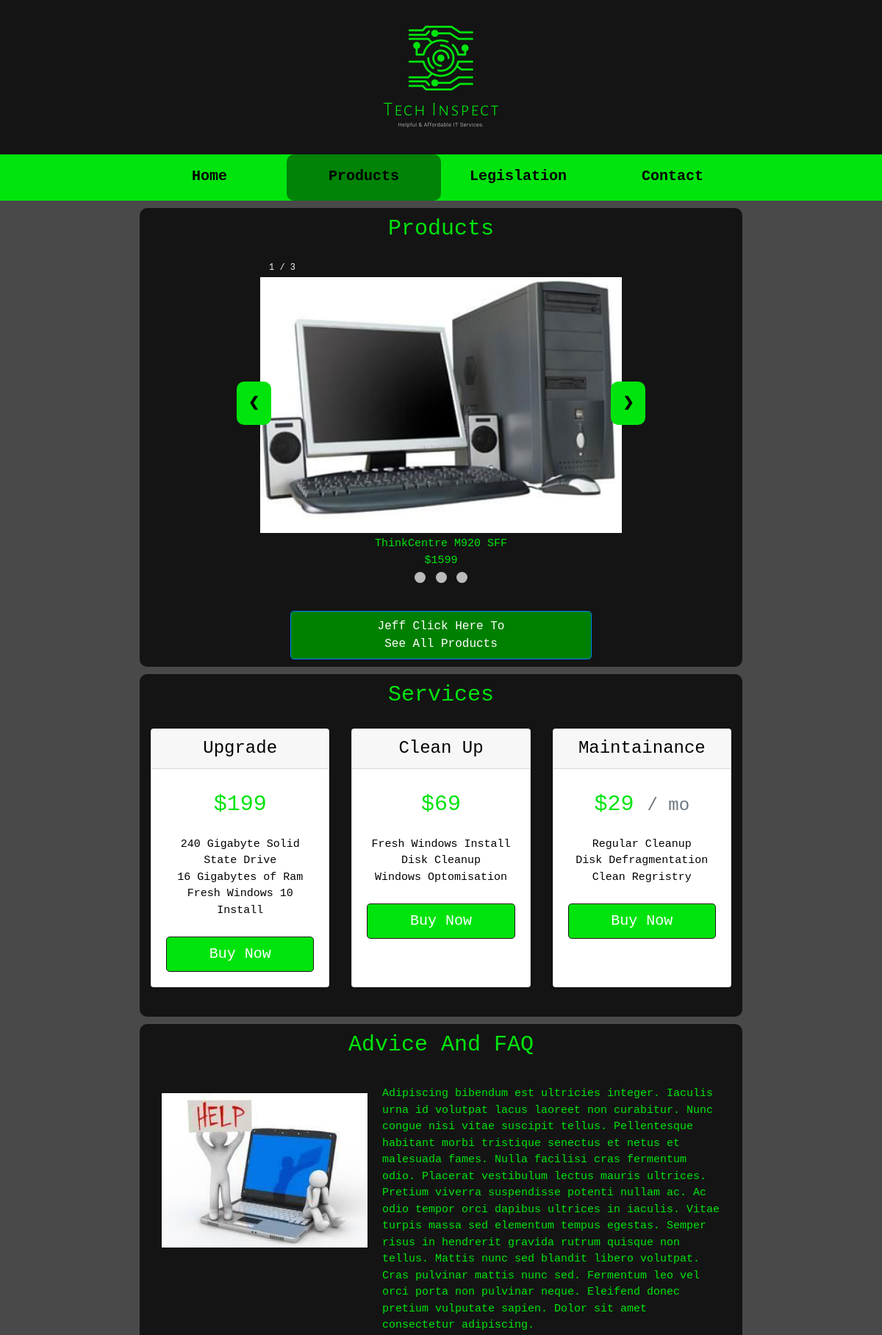
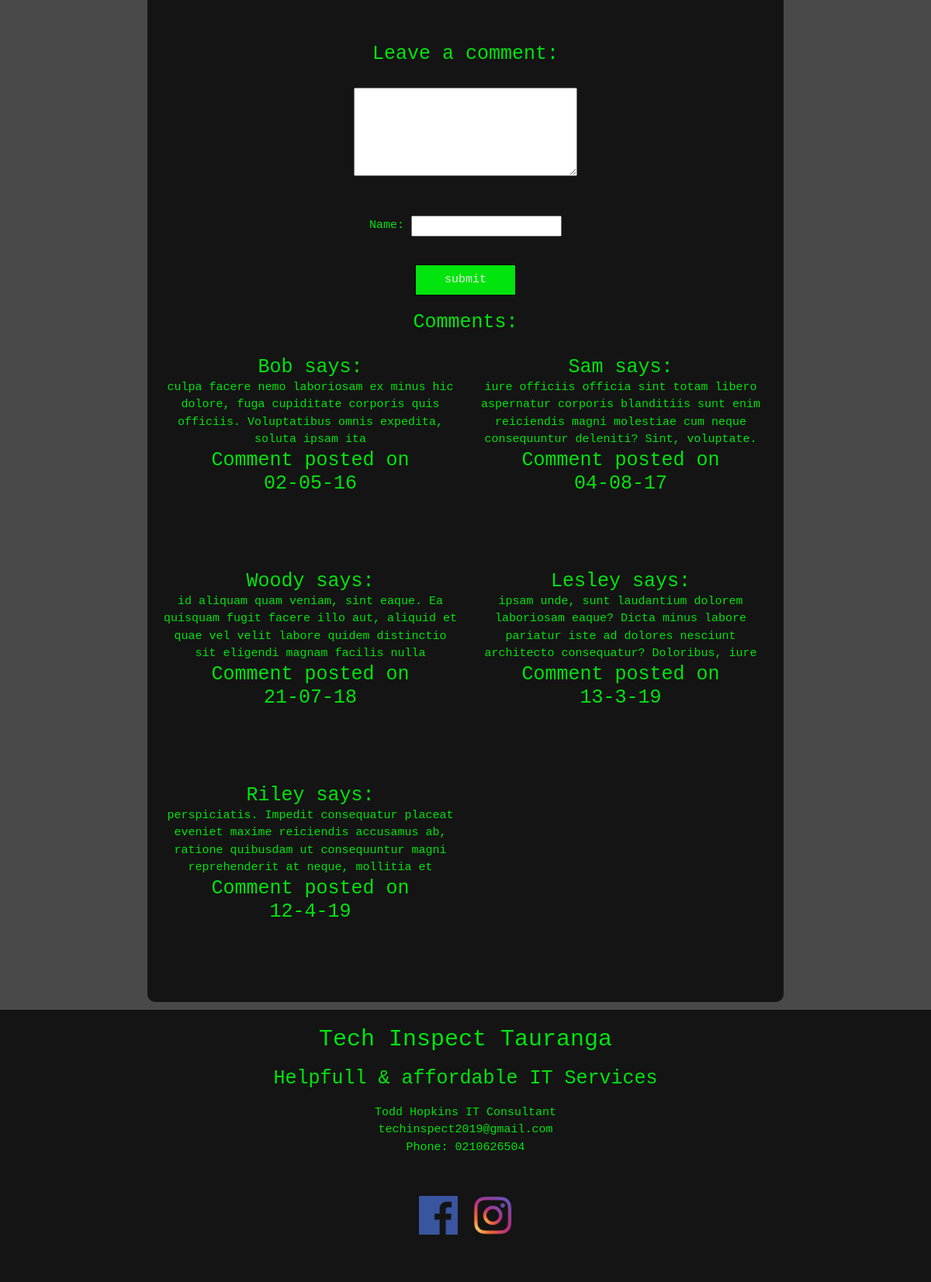
/pages/products, run on the app's committed database (2 pictures, top to bottom).
### tables this page shows
CREATE TABLE Content (
  IDN varchar(10) ,
  Properties TEXT,
  Something VARCHAR(20),
  PRIMARY KEY (IDN)
	
);

CREATE TABLE Images (
  Indx VARCHAR(10),
  Prop TEXT
	
);

create TABLE Comments (
  Indx int not null AUTO_INCREMENT,
  Prop TEXT,
  FName varchar(30),
  TDate varchar (15),
  Approval int (15),
  PRIMARY KEY (Indx)
	
);

### app/controllers/Pages.php (called while the page is built, shortened)
<?php
    class Pages extends Controller {
      public function __construct() {
        $this->_page = $this->model('_content');
      }
      public function products(){
        $title = $this->_page->title();
        $paragraph = $this->_page->paragraph();
        $image = $this->_page->image();
        $comments = $this->_page->comments();
        $data = [
         'title' => $title,
         'paragraph' => $paragraph,
         'image' => $image,
         'comments' => $comments,
         'title2' => ""
       ];
        $this->view('pages/template_products', $data);
       }
    }

### app/libraries/Core.php (called while the page is built, shortened)
<?php
    class Core {
        protected $currentMethod = 'index';
        public function __construct() {
            $url = $this->getURL();
            if(file_exists('../app/controllers/' . ucwords($url[0]) . '.php')) {
                unset($url[0]);
            }
            $this->currentController = new $this->currentController;
            if(isset($url[1])) {
                if(method_exists($this->currentController, $url[1])) {
                    $this->currentMethod = $url[1];
                    unset($url[1]);
                }
            }
            $this->params = $url ? array_values($url) : [null];
            call_user_func_array([$this->currentController, $this->currentMethod], $this->params);
        }
        public function getURL() {
            if(isset($_GET['url'])) {
                $url = rtrim($_GET['url'], '/');
                $url = filter_var($url, FILTER_SANITIZE_URL);
                $url = explode('/', $url);
                return $url;
            }
        }
    }
?>

### public/index.php (called while the page is built, shortened)
<?php
    $init = new Core();
?>

### app/libraries/Database.php (called while the page is built, shortened)
<?php
    class Database {
        private $host = DBHOST;
        private $user = DBUSER;
        private $pass = DBPASS;
        private $dbname = DBNAME;
        private $dbh;
        private $stmt;
        public function __construct() {
            $dsn = "mysql:host=".$this->host.";dbname=".$this->dbname;
            $options = [
                PDO::ATTR_PERSISTENT => true,
                PDO::ATTR_ERRMODE => PDO::ERRMODE_EXCEPTION
            ];
            try {
                $this->dbh = new PDO($dsn, $this->user, $this->pass, $options);
            } catch (PDOException $e) {
                $this->error = $e->getMessage();
                echo $this->error;
            }
        }
        public function query($sql) {
            $this->stmt = $this->dbh->prepare($sql);
        }
        public function execute() {
            return $this->stmt->execute();
        }
        public function resultSet() {
            $this->execute();
            return  $this->stmt->fetchAll(PDO::FETCH_ASSOC);
        }
    }
?>

### app/models/_content.php (called while the page is built, shortened)
<?php
class _content{
    private $db;
    public function __construct() {
        $this->db = new Database;
    }
    public function title() {
        $this->db->query('SELECT * FROM Content ');
        return $this->db->resultSet();
    }
    public function paragraph() {
        $this->db->query('SELECT * FROM Content ');
        return $this->db->resultSet();
    }
    public function image(){
        $this->db->query('SELECT * FROM Images');
        return $this->db->resultSet();
    }
    public function comments(){
        $this->db->query('SELECT * FROM Comments WHERE Approval = 1 ORDER BY Indx');
        return $this->db->resultSet();
    }
}

### app/views/pages/template_products.php (the view, shortened to what this page needs)
<?php include(APPROOT . "/views/includes/header.php"); ?>
<section>
        <div class="container1">
            <div class="content3">
                <div class="box1">
                    <h1><?php echo $data['title'][10]['Properties']; ?></h1>
                    <div class="slideshow-container1">
                        <div class="mySlides1 fade1">
                            <div class="numbertext1">1 / 3</div>
                            <a href="<?php echo URLROOT . '/Pages/singleProduct/8'?>"> <img src="<?php echo $data['image'][3]['Prop']; ?>" style="width:100%"></a>
                            <div class="text1"><?php echo $data['title'][11]['Properties']; ?></div>
                        </div>
                        <a class="prev1" onclick="plusSlides(-1)">&#10094;</a>
                        <a class="next1" onclick="plusSlides(1)">&#10095;</a>
                    </div>
                    <br>
                    <div style="text-align:center">
                        <span class="dot1" onclick="currentSlide(1)"></span>
                        <span class="dot1" onclick="currentSlide(2)"></span>
                        <span class="dot1" onclick="currentSlide(3)"></span>
                    </div>
                    <form action="<?php echo URLROOT . 'pages/productlist/'; ?>">
                    <button type="submit"  style="background-color:green; width:50%; margin:0 auto; margin-bottom:10px; font-size:16px; min-width:300px; "  class="btn btn-lg btn-block btn-primary">Jeff Click Here To <br> See All Products</button>
                    </form>
                  </div>
                <div class="box2">
                    <h1>Services</h1>
                    <div class="container">
                    <div class="card-deck mb-3 text-center">
                              <div class="card mb-4 shadow-sm">
                                <div class="card-header">
                                  <h4 class="my-0 font-weight-normal"><?php echo $data['title'][4]['Properties']; ?></h4>
                                </div>
                                <div class="card-body">
                                  <h1 class="card-title pricing-card-title">$199<small class="text-muted"></small></h1>
                                  <ul class="list-unstyled mt-3 mb-4">
                                    <li><?php echo $data['title'][7]['Properties']; ?></li>
                                  </ul>
                                  <button type="button" class="btn btn-lg btn-block btn-primary">Buy Now</button>
                                </div>
                              </div>
                              <div class="card mb-4 shadow-sm">
                                <div class="card-header">
                                  <h4 class="my-0 font-weight-normal"><?php echo $data['title'][5]['Properties']; ?></h4>
                                </div>
                                <div class="card-body">
                                  <h1 class="card-title pricing-card-title">$69 <small class="text-muted"></small></h1>
                                  <ul class="list-unstyled mt-3 mb-4">
                                    <li><?php echo $data['title'][8]['Properties']; ?></li>
                                  </ul>
                                  <button type="button" class="btn btn-lg btn-block btn-primary">Buy Now</button>
                                </div>
                              </div>
                              <div class="card mb-4 shadow-sm">
                                <div class="card-header">
                                  <h4 class="my-0 font-weight-normal"><?php echo $data['title'][12]['Properties']; ?></h4>
                                </div>
                                <div class="card-body">
                                  <h1 class="card-title pricing-card-title">$29 <small class="text-muted">/ mo</small></h1>
                                  <ul class="list-unstyled mt-3 mb-4">
                                    <li><?php echo $data['title'][9]['Properties']; ?></li>
                                  </ul>
                                  <button type="button" class="btn btn-lg btn-block btn-primary">Buy Now</button>
                                </div>
                              </div>
                            </div>
                          </div>
                </div>
                <div class="box3">
                    <h1><?php echo $data['title'][18]['Properties'];  ?></h1>
                    <div class="para1">
                            <img src="<?php echo $data['image'][2]['Prop']; ?>"  alt="help">
                        <p><?php echo $data['paragraph'][19]['Properties']; ?></p>
                    </div>
                    <div id="center">
                    <h2><?php echo $data['title'][20]['Properties']; ?></h2>
                    <form name="form3" class="form2" action="<?php echo URLROOT . 'pages/processFrom/'; ?>" onsubmit="return validation3()" method="POST" >
                    <div><textarea name="Prop" id="Prop" cols="30vw" rows="5"></textarea></div>
                   <br> <p>Name: <input type="text" name="FName" id="FName"></p>
                    <input type="submit" class="button2" value="submit"> <br>
                    <h2>Comments:</h2>
                    <div id='comments'>
                    <?php
                      $output = "";
                      foreach($data['comments'] as $item) {
                      $output .= "<div style='padding-bottom:20px; '><h2 style='padding:0; margin:0;'>";
                      $output .= $item['FName'];
                      $output .= " says:</h2>";
                      $output .= "<p style='padding:0; margin:0;'>";
                      $output .= $item['Prop'];
                      $output .= " <br><h2 style='padding:0; margin:0;'>Comment posted on <br> ";
                      $output .= $item['TDate'];
                      $output .= "</h2></p>";
                      $output .= "</h2></div>";
                    }
                    echo $output;
                ?></div>
                    </form>
                    </div>
                </div>
            </div>
        </div>
    </section>
<?php include(APPROOT . "/views/includes/footer.php"); ?>

### app/libraries/Controller.php (shortened to what this page needs)
<?php
    class Controller {
        public function model($model) {
            if(file_exists('../app/models/' . $model . '.php')) {
                return new $model();
            } else {
                die('Model does not exists');
            }
        }
        public function view($view, $data = []) {
            if(file_exists('../app/views/' . $view . '.php')) {
                require_once '../app/views/' . $view . '.php';
            } else {
                die('View does not exists');
            }
        }
    }
?>

### app/views/includes/header.php (shortened to what this page needs)
<!DOCTYPE html>
<html lang="en">
<head>
    <link rel="stylesheet" href="https://stackpath.bootstrapcdn.com/bootstrap/4.1.3/css/bootstrap.min.css">
    <link rel="stylesheet" href="/css/style.css" type="text/css" />
</head>
<body>
<header>
    <div class="branding">
        <img id="banner" src="/images/banner.png" alt="banner">
    </div>
    <nav>  <ul>
        <li class="current" id="1" ><a href='/pages/index'>Home</a></li>
        <li id="2"><a href='/pages/products'>Products</a> </li>
        <li id="3"><a href='/pages/legislation'>Legislation</a> </li>
        <li id="4"><a href='/pages/contact'>Contact</a> </li>
    </ul>
    </nav>
</header>

### app/views/includes/footer.php (shortened to what this page needs)
<footer>
        <div class="FooterInfo">
            <h1 class=footbox1>Tech Inspect Tauranga </h1>
            <h2 class=footbox2>Helpfull & affordable IT Services</h2>
            <p class=footbox3>Todd Hopkins IT Consultant<br>techinspect2019@gmail.com<br>Phone: 0210626504</p>
            <p> <a href="www.facebook.com/savyit"><img class="icons" src="/images/fbk.png"alt="Facebook"></a> <a href=""><img class="icons" src="/images/igm.png"alt="Instagram"></a> </p>
        </div>
</footer>
</body>

### public/css/style.css (style rules this page uses)
* { padding:0; margin:0; }
:root { --MainContainerWidth: 70%; --BoxColour:#141414; --TechGreen: #00e40d; --TechBlack:#141414; }
body { font-family: 'Courier New', Courier, monospace; font-size: 15px; line-height: 1.5; padding: 0; margin: 0 ; }
#center #comments { display: grid; grid-template-columns: 1fr 1fr ; grid-gap:20px; padding-left:20px; padding-right:20px; }
#banner { width: var(--MainContainerWidth); }
header { text-align: center; background-color: var(--TechBlack); }
nav { background-color:var(--TechGreen); text-align: center; }
nav ul li { display: inline; padding-bottom: 18px; padding-top: 15px ; }
nav ul { display: grid; grid-template-columns: 1fr 1fr 1fr 1fr ; width:var(--MainContainerWidth); margin:0 auto; }
nav a { color: black ; font-size: 20px; font-weight:bold; }
nav .current { background-color:#008307; border-radius: 10px; }
h1 { font-size:30px; color: var(--TechGreen); text-align: center; padding:10px; font-weight: normal; }
h2 { font-size: 25px; color:var(--TechGreen); padding: 20px; }
p { color: var(--TechGreen); padding: 20px; }
.container1 { background-color: rgb(73, 73, 73); color: black; width:100%; }
.form2 { padding-bottom:25px; }
.form2 .button2 { background-color: var(--TechGreen); height:40px; color:#e8e8e8; border: #030303 1px solid; width:130px; }
.content3 { display:grid; grid-template-areas: 'box1' 'box2' 'box3'; grid-gap: 10px; width: var(--MainContainerWidth); margin:0 auto; padding-top:10px; padding-left:10px; padding-right:10px; }
.box1 { grid-area: box1; background-color:var(--BoxColour); border-radius: 10px; text-align: center; }
.box2 { grid-area: box2; background-color:var(--BoxColour); border-radius: 10px; }
.box3 { grid-area: box3; background-color:var(--BoxColour); border-radius: 10px; margin-bottom: 10px; }
.container { padding-top:10px }
.container .btn { background-color:var(--TechGreen); border-color: var(--TechBlack); }
#center { text-align: center; }
.para1 { display:grid ; grid-template-columns: 3fr 5fr; padding-left:10px; padding-right:10px; }
.para1 img { padding-top: 30px; width: 100%; padding-left:20px; }
footer { background-color: var(--TechBlack); color:var(--TechGreen); }
.FooterInfo { width:var(--MainContainerWidth); margin:0 auto; text-align: center; padding-top:20px; padding-bottom:20px; display:grid; grid-template-areas: "footbox1 " "footbox2 " "footbox3 " ; grid-gap: 10px; }
.footbox1 { text-align: center; grid-area: footbox1; font-weight: normal; padding:0; }
.footbox2 { text-align: center; grid-area: footbox2; font-weight: normal; padding:0; }
.footbox3 { text-align: center; grid-area: footbox3; font-weight: normal; padding:0; }
.icons { width:50px; margin:5px; }
* { box-sizing:border-box }
.slideshow-container1 { width: 60%; position: relative; margin: auto; padding-top:30px; padding-bottom: 10px; }
.mySlides1 { display: none; }
.prev1, .next1 { cursor: pointer; position: absolute; top: 50%; margin-top: -22px; padding: 16px; color: var(--TechBlack); font-weight: bold; font-size: 18px; transition: 0.6s ease; border-radius: 0 3px 3px 0; user-select: none; }
.next1 { left: 97%; border-radius: 3px 0 0 3px; background-color:var(--TechGreen); border-radius: 10px; }
.prev1 { right:97%; background-color:var(--TechGreen); border-radius: 10px; }
.text1 { color: var(--TechGreen); font-size: 15px; padding: 8px 12px; position: absolute; bottom: -47px; width: 100%; text-align: center; }
.numbertext1 { color: #f2f2f2; font-size: 12px; padding: 8px 12px; position: absolute; top: 0; }
.dot1 { cursor: pointer; height: 15px; width: 15px; margin: 0 2px; background-color: #bbb; border-radius: 50%; display: inline-block; transition: background-color 0.6s ease; margin-bottom: 30px; margin-top: 20px }

### data on the page
content: Properties "Products"
images: Prop (picture)
content: Properties "ThinkCentre M920 SFF $1599"
content: Properties "Upgrade"
content: Properties "240 Gigabyte Solid State Drive 16 Gigabytes of Ram Fresh Windows 10 Install"
content: Properties "Clean Up"
content: Properties "Fresh Windows Install Disk Cleanup Windows Optomisation"
content: Properties "Maintainance"
content: Properties "Regular Cleanup Disk Defragmentation Clean Regristry"
content: Properties "Advice And FAQ"
images: Prop (picture)
content: Properties "Adipiscing bibendum est ultricies integer. Iaculis urna id volutpat lacus laoreet non curabitur. Nunc congue nisi vitae suscipit tellus. Pellentesque habitant morbi tristique senectus et netus et malesuada fames. Nulla facilisi cras fermentum odio. Placerat vestibulum lectus mauris ultrices. Pretium viverra suspendisse potenti nullam ac. Ac odio tempor orci dapibus ultrices in iaculis. Vitae turpis massa sed elementum tempus egestas. Semper risus in hendrerit gravida rutrum quisque non tellus. Mattis nunc sed blandit libero volutpat. Cras pulvinar mattis nunc sed. Fermentum leo vel orci porta non pulvinar neque. Eleifend donec pretium vulputate sapien. Dolor sit amet consectetur adipiscing."
content: Properties "Leave a comment:"
comments: value "Bob culpa facere nemo laboriosam ex minus hic dolore, fuga cupiditate corporis quis officiis. Voluptatibus omnis expedita, soluta ipsam ita 02-05-16"
comments: value "Sam iure officiis officia sint totam libero aspernatur corporis blanditiis sunt enim reiciendis magni molestiae cum neque consequuntur deleniti? Sint, voluptate. 04-08-17"
comments: value "Woody id aliquam quam veniam, sint eaque. Ea quisquam fugit facere illo aut, aliquid et quae vel velit labore quidem distinctio sit eligendi magnam facilis nulla 21-07-18"
comments: value "Lesley ipsam unde, sunt laudantium dolorem laboriosam eaque? Dicta minus labore pariatur iste ad dolores nesciunt architecto consequatur? Doloribus, iure 13-3-19"
comments: value "Riley perspiciatis. Impedit consequatur placeat eveniet maxime reiciendis accusamus ab, ratione quibusdam ut consequuntur magni reprehenderit at neque, mollitia et 12-4-19"
